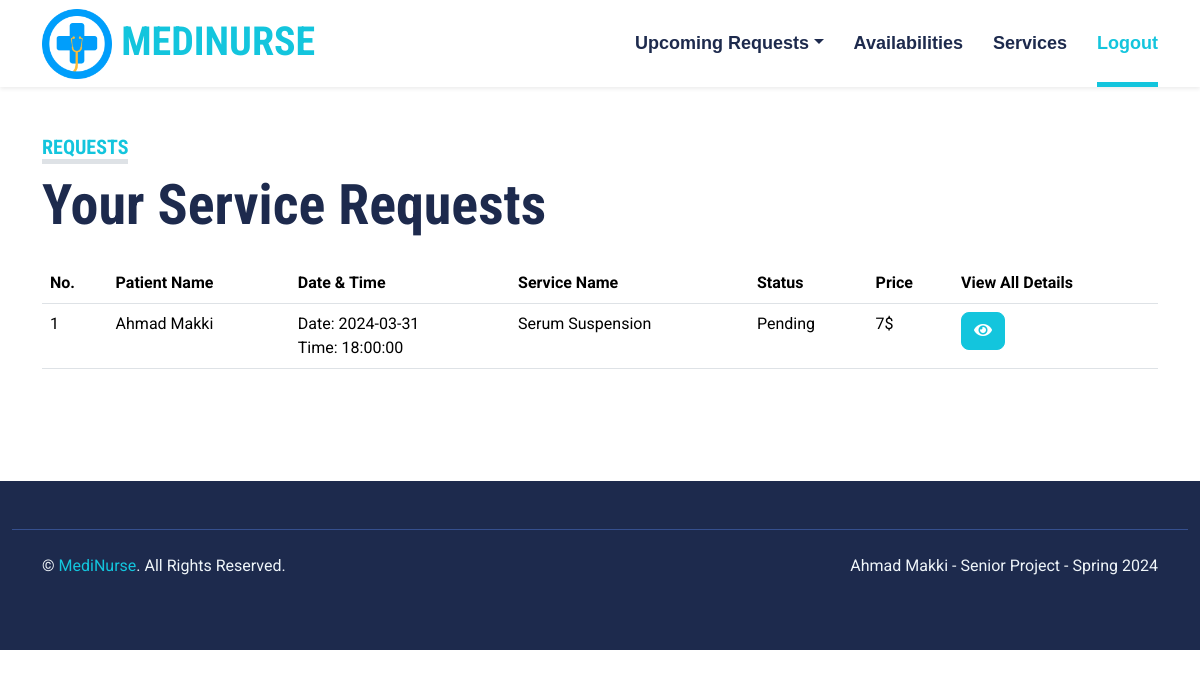
Page /nurses/requests.php (signed in) on the committed database.
### tables this page shows
CREATE TABLE IF NOT EXISTS `service_requests` (
  `requestID` int(11) NOT NULL AUTO_INCREMENT,
  `date` date NOT NULL,
  `time` time NOT NULL,
  `nurseID` int(11) NOT NULL,
  `patientID` int(11) NOT NULL,
  `serviceID` int(11) NOT NULL,
  `status` int(11) NOT NULL,
  PRIMARY KEY (`requestID`)
);

CREATE TABLE IF NOT EXISTS `patients` (
  `patientID` int(11) NOT NULL,
  `first_name` varchar(100) NOT NULL,
  `last_name` varchar(100) NOT NULL,
  `address` varchar(100) NOT NULL,
  `phone` int(11) NOT NULL,
  `gender` varchar(100) NOT NULL,
  `birthdate` date NOT NULL,
  `password` varchar(100) NOT NULL,
  PRIMARY KEY (`patientID`)
);

CREATE TABLE IF NOT EXISTS `services` (
  `serviceID` int(11) NOT NULL AUTO_INCREMENT,
  `name` varchar(1000) NOT NULL,
  `description` text NOT NULL,
  `price` int(11) NOT NULL,
  `nurseID` int(11) NOT NULL,
  PRIMARY KEY (`serviceID`)
);

### nurses/requests.php (the view, shortened to what this page needs)
<?php include "head.php"; ?>
<body>
<?php include "navbar.php"; ?>
<div class="container-fluid py-5">
        <div class="container">
            <div class="row gx-5">
                <div class="col-lg-12 mb-5 mb-lg-0">
                    <div class="mb-4">
                        <h5 class="d-inline-block text-primary text-uppercase border-bottom border-5">Requests</h5>
                        <h1 class="display-4">Your Service Requests</h1>
                    </div>
                    <table class="table table-hover" style="color:black">
			<tr>
				<th>No.</th>
                <th>Patient Name</th>
                <th>Date & Time</th>
				<th>Service Name</th>
				<th>Status</th>
				<th>Price</th>
                <th>View All Details</th>
			</tr>
<?php
$result = mysqli_query($con,"SELECT * FROM service_requests WHERE nurseID='$nid' ORDER BY date desc");
if(mysqli_num_rows($result)>0){  $n=1;
while($row = mysqli_fetch_array($result)){
    $pid = $row['patientID'];
    $sid = $row['serviceID'];
    $resultn = mysqli_query($con,"SELECT * FROM patients WHERE patientID='$pid'");
    $rown = mysqli_fetch_array($resultn);
    $result_s = mysqli_query($con,"SELECT * FROM services WHERE serviceID='$sid'");
    $row_s = mysqli_fetch_array($result_s);
    $price = $row_s['price'];
?>
				<td><?php echo $n ?></td>
                <td><?php echo $rown['first_name'] ?> <?php echo $rown['last_name'] ?></td>
                <td>Date: <?php echo $row['date'] ?>
                <br>Time: <?php echo $row['time'] ?></td>
                <td><?php echo $row_s['name'] ?></td>
                <?php if($row['status'] == 0){ ?>
                    <td>Pending</td>
                <?php } else if($row['status'] == 1){ ?>
                    <td class="text-success"><i class="bi bi-check-circle-fill"></i> Accepted</td>
                <?php } else { ?>
                    <td class="text-danger"><i class="bi bi-x-circle-fill"></i> Rejected</td>
                <?php } ?>
                <td><?php echo $price ?>$</td>
                <td><a href="request-details.php?id=<?php echo $row['requestID'] ?>" class="btn btn-primary"><i class="fa fa-eye"></i></a>
                <?php $n++; }} else {echo "No Requests Found";}?>
		    </table>
            </div>
            </div>
        </div>
    </div>
    <?php include "footer.php"; ?>

### css/style.css (style rules this page uses)
:root { --primary: #13C5DD; --secondary: #354F8E; --light: #EFF5F9; --dark: #1D2A4D; }
.btn { font-weight: 700; transition: .5s; }
.btn-primary { color: #FFFFFF; }

### rows in the picture
service_requests: patientID.first_name "Ahmad", patientID.last_name "Makki", date "2024-03-31", time "18:00:00", serviceID.name "Serum Suspension", status "Pending", serviceID.price "7"
